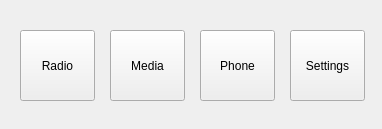
<?xml version="1.0" encoding="UTF-8"?>
<ui version="4.0">
 <class>MainWindow</class>
 <widget class="QMainWindow" name="MainWindow">
  <property name="geometry">
   <rect>
    <x>0</x>
    <y>0</y>
    <width>382</width>
    <height>129</height>
   </rect>
  </property>
  <property name="windowTitle">
   <string>Main screen</string>
  </property>
  <widget class="QWidget" name="centralwidget">
   <widget class="QPushButton" name="bRadio">
    <property name="geometry">
     <rect>
      <x>20</x>
      <y>30</y>
      <width>75</width>
      <height>71</height>
     </rect>
    </property>
    <property name="text">
     <string>Radio</string>
    </property>
   </widget>
   <widget class="QPushButton" name="bMedia">
    <property name="geometry">
     <rect>
      <x>110</x>
      <y>30</y>
      <width>75</width>
      <height>71</height>
     </rect>
    </property>
    <property name="text">
     <string>Media</string>
    </property>
   </widget>
   <widget class="QPushButton" name="bPhone">
    <property name="geometry">
     <rect>
      <x>200</x>
      <y>30</y>
      <width>75</width>
      <height>71</height>
     </rect>
    </property>
    <property name="text">
     <string>Phone</string>
    </property>
   </widget>
   <widget class="QPushButton" name="bSettings">
    <property name="geometry">
     <rect>
      <x>290</x>
      <y>30</y>
      <width>75</width>
      <height>71</height>
     </rect>
    </property>
    <property name="text">
     <string>Settings</string>
    </property>
   </widget>
  </widget>
 </widget>
 <resources/>
 <connections/>
</ui>
